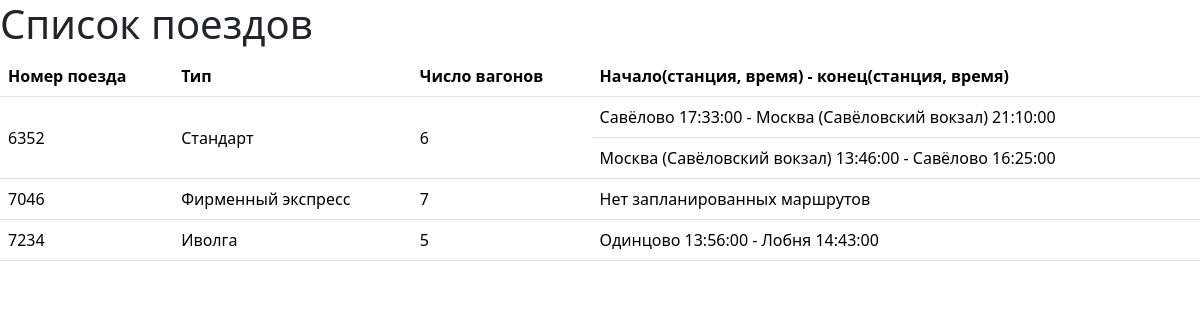
The page /trains on the database its author committed.
### trains/models.py (models this page shows, shortened)
class Train(models.Model):
    train_number = models.CharField(max_length=100, verbose_name='Номер поезда')
    type = models.CharField(max_length=100, verbose_name='Тип поезда')
    carriage_number = models.IntegerField(verbose_name='Число вагонов')
    class Meta:
        verbose_name_plural = 'Поезда'
        verbose_name = 'Поезд'
        ordering = ['train_number']

### trains/views.py (the view)
# urls.py: path('trains', train_view),
def train_view(request):
    train_list = []
    for train in Train.objects.order_by('train_number'):
        d = dict()
        d['train_name'] = train.train_number
        d['train_type'] = train.type
        d['carriage_number'] = train.carriage_number
        schedule_list = []
        for schedule in Schedule.objects.filter(train=train):
            schedule_list.append(
                {
                    "schedule": schedule.start_station.station_name + " "
                                + str(schedule.start_time) + " - "
                                + schedule.end_station.station_name + " "
                                + str(schedule.end_time)
                }
            )
        d['count'] = 1 if len(schedule_list) == 0 else len(schedule_list)
        d['schedule_list'] = schedule_list
        train_list.append(d)
    return render(request, "trains/index.html", {'trains': train_list})

### trains/templates/trains/index.html (shortened to what this page needs)
<!DOCTYPE html>
<html lang="ru">
<head>
	{% load bootstrap5 %}
	{% bootstrap_css %}
</head>
<body>
	<h1>Список поездов</h1>
	<table class="table">
		<thead class="table-head">
			<tr>
				<th>Номер поезда</th>
				<th>Тип</th>
				<th>Число вагонов</th>
				<th>Начало(станция, время) - конец(станция, время)</th>
			</tr>
		</thead>
		<tbody>
			{% for train in trains %}
				<tr>
					<td rowspan="{{ train.count }}" style="vertical-align: middle;">{{ train.train_name }}</td>
					<td rowspan="{{ train.count }}" style="vertical-align: middle;">{{ train.train_type }}</td>
					<td rowspan="{{ train.count }}" style="vertical-align: middle;">{{ train.carriage_number }}</td>
					{% if train.schedule_list %}
						<td>{{ train.schedule_list.pop.schedule }}</td>
						{% for sch in train.schedule_list %}
							<tr>
								<td>{{ sch.schedule }}</td>
							</tr>
						{% endfor %}
					{% else %}
						<td> Нет запланированных маршрутов </td>
					{% endif %}
				</tr>
			{% endfor %}
		</tbody>
	</table>
</body>
</html>

### rows shown on the page
Train: train_name "6352", train_type "Стандарт"
Train: train_name "7046", train_type "Фирменный экспресс"
Train: train_name "7234", train_type "Иволга"

### other values the page prints
{{ train.carriage_number }} "6" "7" "5"
{{ train.schedule_list.pop.schedule }} "Савёлово 17:33:00 - Москва (Савёловский вокзал) 21:10:00" "Одинцово 13:56:00 - Лобня 14:43:00"
{{ sch.schedule }} "Москва (Савёловский вокзал) 13:46:00 - Савёлово 16:25:00"
